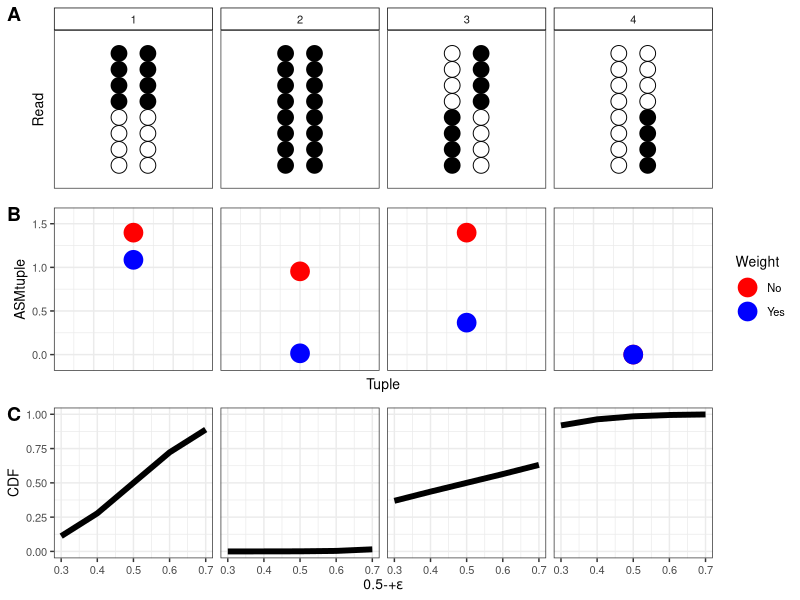

Write the R code that produced this figure. (Note: this script raises an error after producing the figure.)

#Make diagram to explain rationale of weight
library(ggplot2)


#We show 4 cases
#bottom
MM <- c(4,8,0,0)
UU <- c(4,0,0,4)
UM <- c(0,0,4,4)
MU <- c(0,0,4,0)
eps <- 1

calc_weight <- function(MM, UU, beta=0.5, a=.2) {
  s1 <- beta+MM
  s2 <- beta+UU
  stats::pbeta(.5+a, shape1=s1, shape2=s2)-stats::pbeta(.5-a,
                                                        shape1=s1, shape2=s2)
}
w <- calc_weight(MM,UU)
withw <- abs(log10(((MM+eps)*(UU+eps) ) / ( (MU+eps)*(UM+eps) ) ) * w)
without <- abs(log10(((MM+eps)*(UU+eps) ) / ( (MU+eps)*(UM+eps) ) )  )
x <- data.frame(ASMtuple = c(without, withw), 
                Weight =c(rep("No",4),rep("Yes",4)),
                Case = rep(1:4,2),
                Tuple = 1.5)
p2 <- ggplot(x) +
  geom_point(aes(Tuple,ASMtuple,color = Weight), size = 6) +
  scale_color_manual(values = c("red","blue")) +
  facet_grid(~Case) +
  theme_bw() +
  scale_y_continuous(limits=c(-0.1,1.6)) +
  theme(text = element_text(size = 10), 
        axis.text.x=element_blank(),
        #axis.title.y=element_blank(),
        axis.ticks.x=element_blank(),
        strip.text.x = element_blank()) 

#plot CDF (and PDF?) for each weight

quant <- seq(0.3,0.7, 0.1)
cdfs <- c(pbeta(quant, 4.5,4.5),
       pbeta(quant, 8.5,0.5),
       pbeta(quant, 0.5,0.5),
       pbeta(quant, 0.5,4.5))

x <- data.frame(q = rep(quant,4),
                CDF = cdfs,
                Case = rep(1:4,each = 5))

p3 <- ggplot(x) +
  geom_line(aes(q,CDF), size = 2) +
  facet_grid(~Case) + 
  theme_bw() +
  theme(text = element_text(size = 10), 
        strip.text.x = element_blank()) +
  xlab(expression("0.5-+"*epsilon))

#top
xpoint <- data.frame(CpG=c(1:2),
                     value=
                       c(
                       rep(c(21,21,19,19,19,21,21,19),2),
                       rep(c(21,21,19,19,19,21,21,19),2),
                       rep(c(19,19,19,19,21,19,21,21),2),
                       rep(c(19,19,19,19,21,19,21,21),2)),
                     read=rep(1:8,each = 8),
                     case=rep(1:4, each = 2),
                     stringsAsFactors = FALSE)


p1 <- ggplot() +
  scale_shape_identity() +
  theme_bw() +
  theme(text = element_text(size = 10), 
        axis.text=element_blank(),
        axis.title.x=element_blank(),
        axis.ticks=element_blank(),
        strip.background = element_rect(colour = "black", fill = "white"),
        panel.grid.major = element_blank(), 
        panel.grid.minor = element_blank()) +
  geom_point(data=xpoint, aes_(x=~CpG, y=~read, shape=~value), fill="white",
             size=5) +
  scale_x_continuous(limits = c(-1,4)) +
  scale_y_continuous(limits=c(0,9)) +
  facet_grid(~case) +
  ylab("Read")

p4 <- cowplot::plot_grid(p1, p2, p3, ncol=1, nrow = 3, 
                         labels = c("A","B","C"),
                         align = "v",
                         axis = "lr")
p4

ggplot2::ggsave("curvesNscatters/weight_diagram.png",p4,
                width = 6, height = 6.5)
